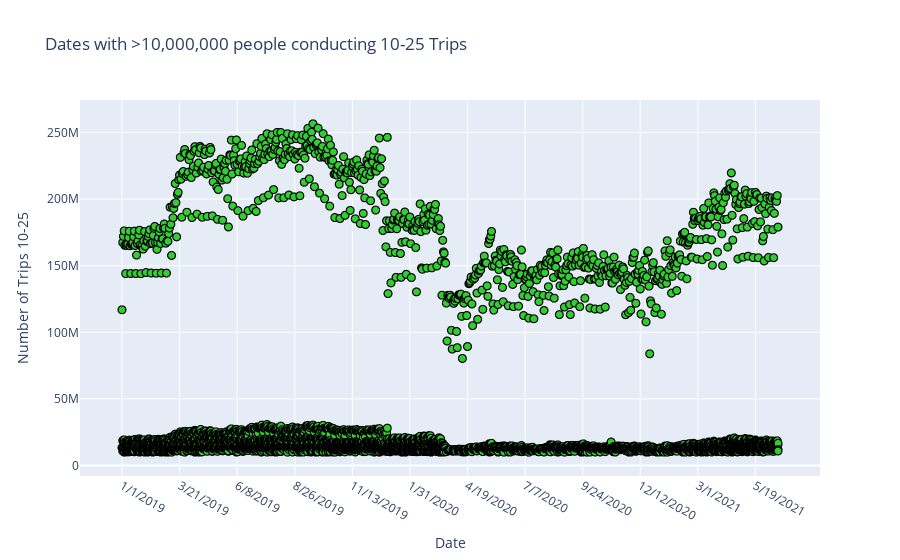
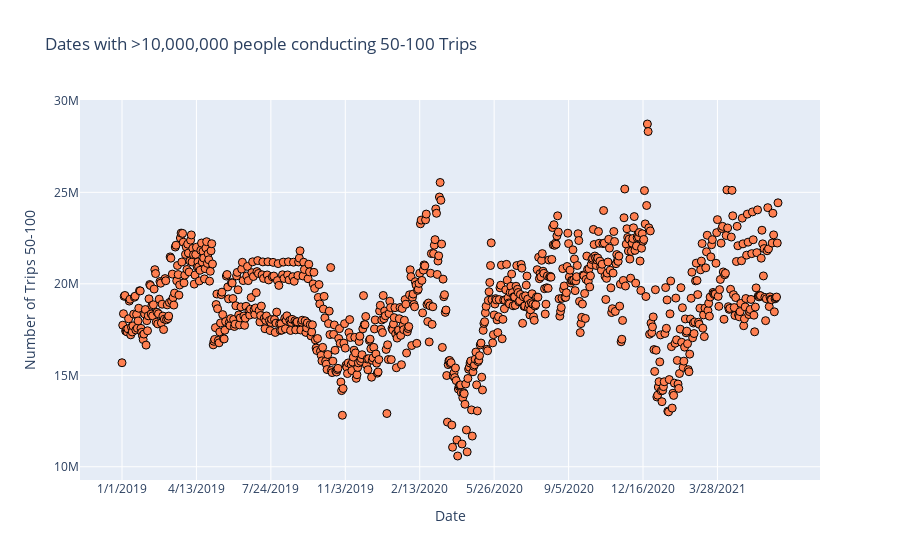
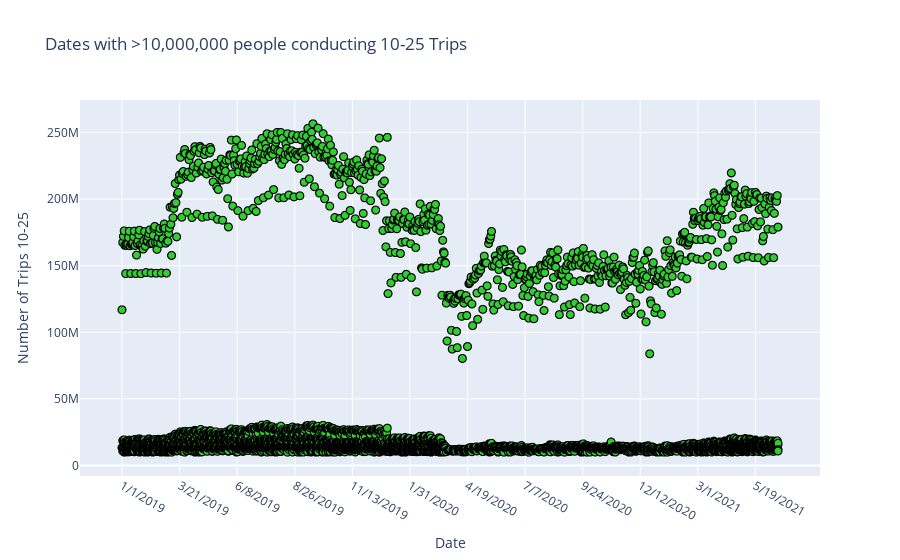
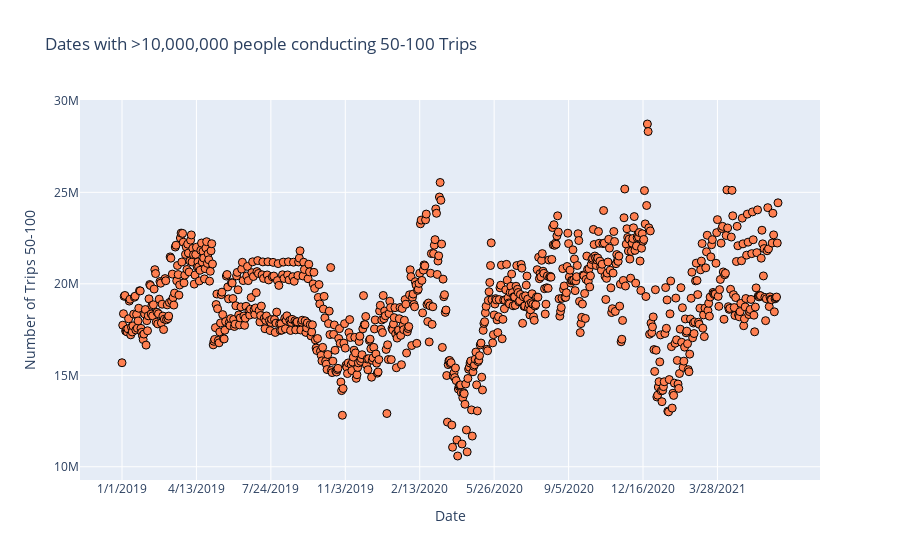

Notebook source saved alongside these figures, in order:
### Code cell
#C for b

import pandas as pd
import dask.dataframe as dd
import matplotlib.pyplot as plt
import seaborn as sns
from dask.distributed import Client, progress
import plotly.express as px
import time



# Define number of processors
n_processors = [10, 20]
n_processors_time = {}

# Read data using Pandas
data1 = pd.read_csv("Trips_By_Distance.csv")

# Define function to perform computation with different number of processors
def perform_computation(processor):
    print(f"\n\n\nStarting computation with {processor} processors...\n\n\n")
    client = Client(n_workers=processor)
    start = time.time()

    # Question a)
    # Filter dates where more than 10,000,000 people conducted 10-25 trips
    data1_10_25 = data1[data1['Number of Trips 10-25'] > 10000000]

    # Filter dates where more than 10,000,000 people conducted 50-100 trips
    data1_50_100 = data1[data1['Number of Trips 50-100'] > 10000000]

    # Create scatter plot for 10-25 trips
    fig_10_25 = px.scatter(data1_10_25, x='Date', y='Number of Trips 10-25',
                           labels={'x': 'Date', 'y': 'Number of Trips 10-25'},
                           title='Dates with >10,000,000 people conducting 10-25 Trips')

    # Create scatter plot for 50-100 trips
    fig_50_100 = px.scatter(data1_50_100, x='Date', y='Number of Trips 50-100',
                            labels={'x': 'Date', 'y': 'Number of Trips 50-100'},
                            title='Dates with >10,000,000 people conducting 50-100 Trips')

    # Customizing appearance
    fig_10_25.update_traces(marker=dict(size=8, color='limegreen', line=dict(width=1, color='black')))
    fig_50_100.update_traces(marker=dict(size=8, color='coral', line=dict(width=1, color='black')))

    # Format x-axis
    fig_10_25.update_layout(xaxis=dict(tickformat="%Y-%m-%d", tickmode='auto', nticks=13))
    fig_50_100.update_layout(xaxis=dict(tickangle=0, tickformat="%Y-%m-%d", tickmode='auto', nticks=10))

    # Show the plots
    fig_10_25.show()
    fig_50_100.show()

    end = time.time()
    computation_time = end - start

    print(f"\n\n\nTime taken with {processor} processors: {computation_time} seconds\n\n\n")

    # Close the client after computation
    client.close()

    # Store computation time
    n_processors_time[processor] = computation_time


# Perform computation with different number of processors
for processor in n_processors:
    perform_computation(processor)

# Print computation times
print("\n\n\n")
print("10 Processor:", n_processors_time[10], "seconds\n20 Processor:", n_processors_time[20], "seconds")
print("\n\n\n")

### Figure 1 — Plotly figure (JSON) as saved in the notebook; plotly's stock layout.template omitted (floating-point values rounded to 4 significant figures; data arrays with more than 128 entries replaced by an {"elided": "..."} marker saying what was removed)
{"data": [{"hovertemplate": "Date=%{x}<br>Number of Trips 10-25=%{y}<extra></extra>", "legendgroup": "", "marker": {"color": "limegreen", "line": {"color": "black", "width": 1}, "size": 8, "symbol": "circle"}, "mode": "markers", "name": "", "showlegend": false, "type": "scattergl", "x": {"elided": "3749 str values"}, "xaxis": "x", "y": {"elided": "3749 int values"}, "yaxis": "y"}], "layout": {"legend": {"tracegroupgap": 0}, "title": {"text": "Dates with >10,000,000 people conducting 10-25 Trips"}, "xaxis": {"anchor": "y", "domain": [0, 1], "nticks": 13, "tickformat": "%Y-%m-%d", "tickmode": "auto", "title": {"text": "Date"}}, "yaxis": {"anchor": "x", "domain": [0, 1], "title": {"text": "Number of Trips 10-25"}}}}

### Figure 2 — Plotly figure (JSON) as saved in the notebook; plotly's stock layout.template omitted (floating-point values rounded to 4 significant figures; data arrays with more than 128 entries replaced by an {"elided": "..."} marker saying what was removed)
{"data": [{"hovertemplate": "Date=%{x}<br>Number of Trips 50-100=%{y}<extra></extra>", "legendgroup": "", "marker": {"color": "coral", "line": {"color": "black", "width": 1}, "size": 8, "symbol": "circle"}, "mode": "markers", "name": "", "orientation": "v", "showlegend": false, "type": "scatter", "x": {"elided": "900 str values"}, "xaxis": "x", "y": {"elided": "900 int values"}, "yaxis": "y"}], "layout": {"legend": {"tracegroupgap": 0}, "title": {"text": "Dates with >10,000,000 people conducting 50-100 Trips"}, "xaxis": {"anchor": "y", "domain": [0, 1], "nticks": 10, "tickangle": 0, "tickformat": "%Y-%m-%d", "tickmode": "auto", "title": {"text": "Date"}}, "yaxis": {"anchor": "x", "domain": [0, 1], "title": {"text": "Number of Trips 50-100"}}}}

### Figure 3 — Plotly figure (JSON) as saved in the notebook; plotly's stock layout.template omitted (floating-point values rounded to 4 significant figures; data arrays with more than 128 entries replaced by an {"elided": "..."} marker saying what was removed)
{"data": [{"hovertemplate": "Date=%{x}<br>Number of Trips 10-25=%{y}<extra></extra>", "legendgroup": "", "marker": {"color": "limegreen", "line": {"color": "black", "width": 1}, "size": 8, "symbol": "circle"}, "mode": "markers", "name": "", "showlegend": false, "type": "scattergl", "x": {"elided": "3749 str values"}, "xaxis": "x", "y": {"elided": "3749 int values"}, "yaxis": "y"}], "layout": {"legend": {"tracegroupgap": 0}, "title": {"text": "Dates with >10,000,000 people conducting 10-25 Trips"}, "xaxis": {"anchor": "y", "domain": [0, 1], "nticks": 13, "tickformat": "%Y-%m-%d", "tickmode": "auto", "title": {"text": "Date"}}, "yaxis": {"anchor": "x", "domain": [0, 1], "title": {"text": "Number of Trips 10-25"}}}}

### Figure 4 — Plotly figure (JSON) as saved in the notebook; plotly's stock layout.template omitted (floating-point values rounded to 4 significant figures; data arrays with more than 128 entries replaced by an {"elided": "..."} marker saying what was removed)
{"data": [{"hovertemplate": "Date=%{x}<br>Number of Trips 50-100=%{y}<extra></extra>", "legendgroup": "", "marker": {"color": "coral", "line": {"color": "black", "width": 1}, "size": 8, "symbol": "circle"}, "mode": "markers", "name": "", "orientation": "v", "showlegend": false, "type": "scatter", "x": {"elided": "900 str values"}, "xaxis": "x", "y": {"elided": "900 int values"}, "yaxis": "y"}], "layout": {"legend": {"tracegroupgap": 0}, "title": {"text": "Dates with >10,000,000 people conducting 50-100 Trips"}, "xaxis": {"anchor": "y", "domain": [0, 1], "nticks": 10, "tickangle": 0, "tickformat": "%Y-%m-%d", "tickmode": "auto", "title": {"text": "Date"}}, "yaxis": {"anchor": "x", "domain": [0, 1], "title": {"text": "Number of Trips 50-100"}}}}
